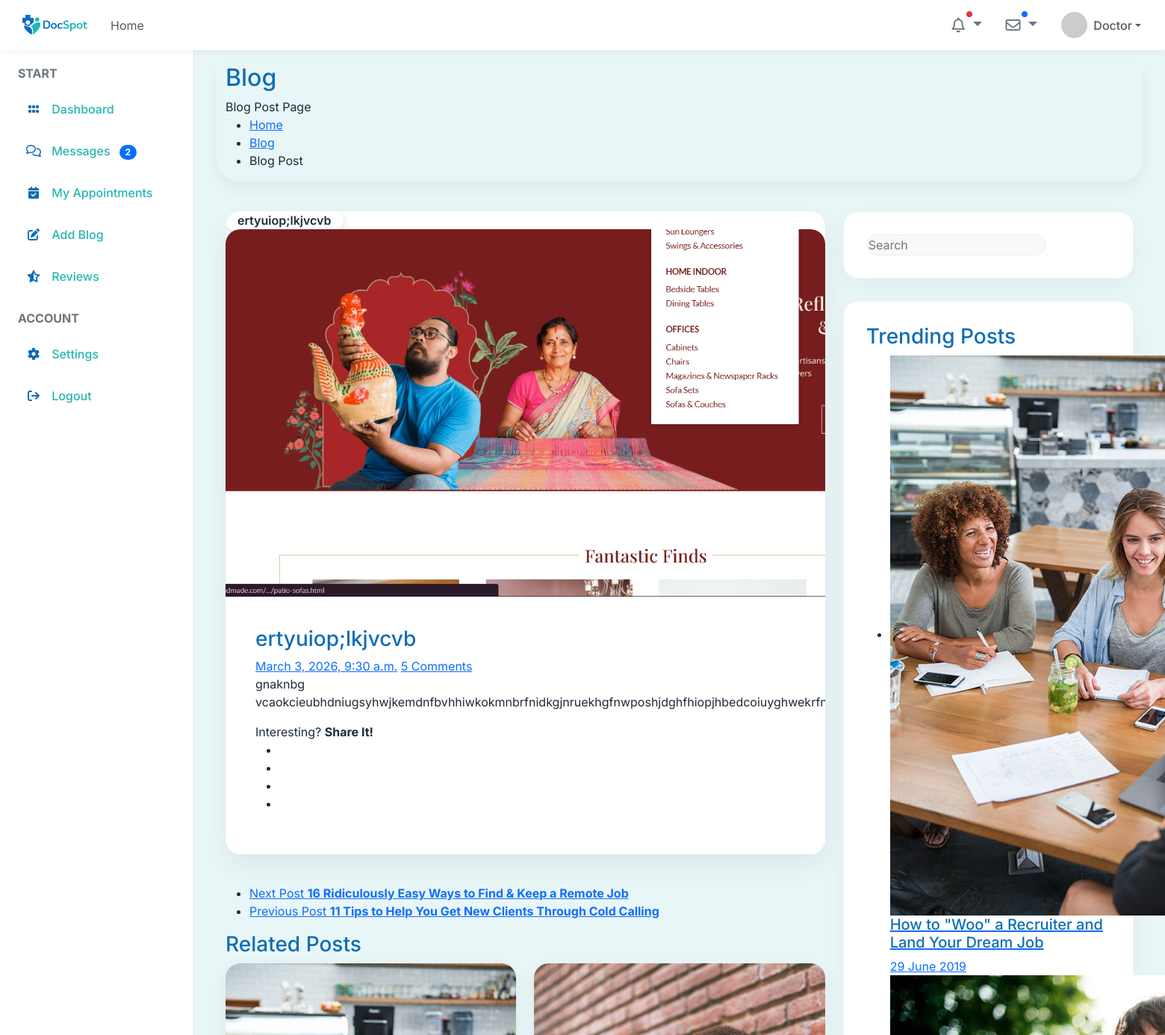
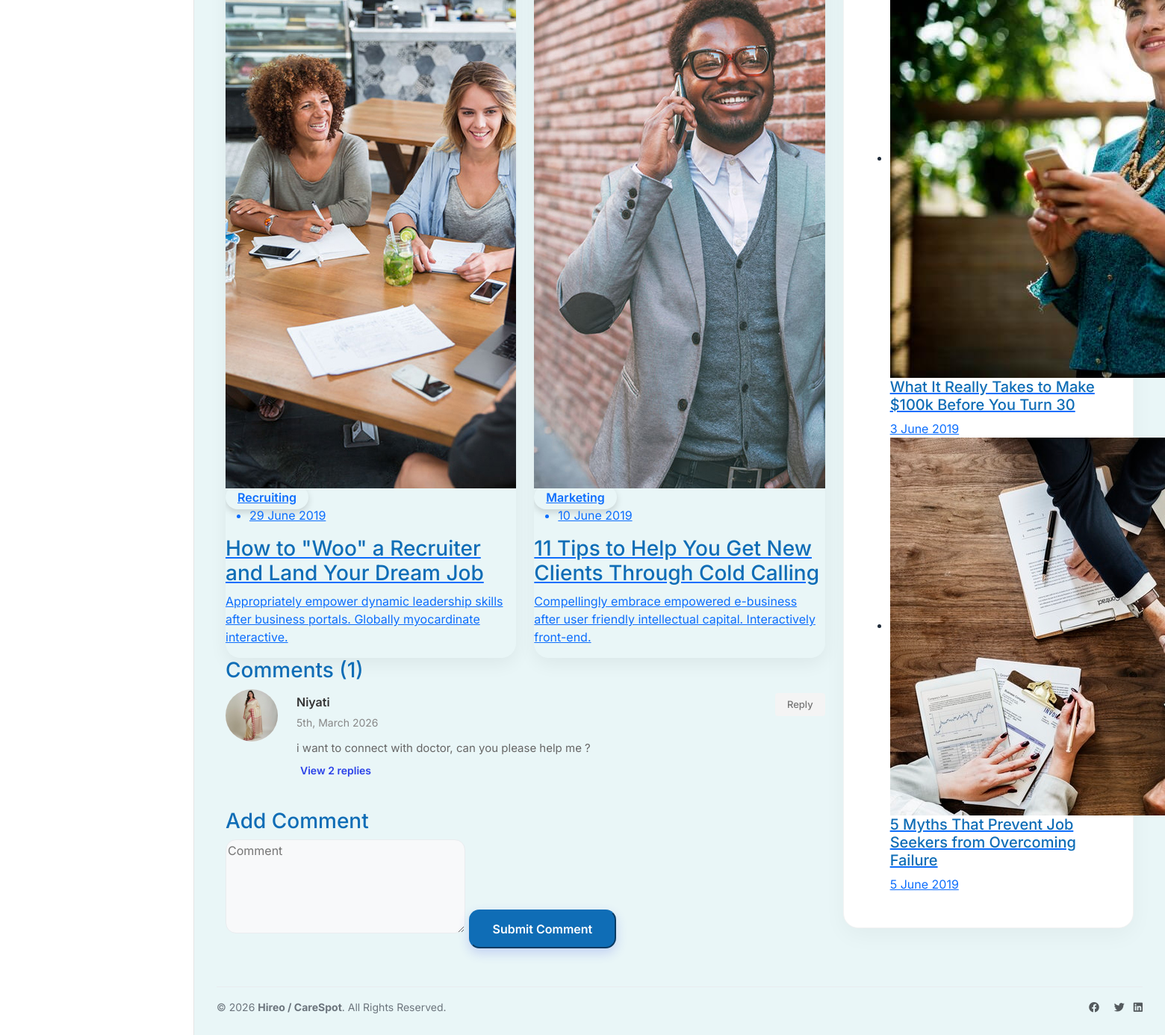
The page /doctorPostDetails/5/ on the database its author committed (2 pictures, top to bottom).
### user/models.py (models this page shows, shortened)
class tblDoctorPost(models.Model):
    doctorPostID=models.AutoField(primary_key=True)
    doctorID=models.ForeignKey(tblDoctor,on_delete=models.CASCADE)
    title=models.TextField(max_length=100)
    description=models.TextField(max_length=500)
    thumbnail=models.ImageField(upload_to='images/')
    createDT=models.DateTimeField(auto_now_add=True)

class tblComments(models.Model):
    commentsID=models.AutoField(primary_key=True)
    comment=models.TextField(max_length=500)
    userID=models.ForeignKey(tblUser,on_delete=models.CASCADE)
    doctorPostID=models.ForeignKey(tblDoctorPost,on_delete=models.CASCADE)
    createdDT=models.DateTimeField(auto_now_add=True)
    parent = models.ForeignKey('self', on_delete=models.CASCADE, null=True, blank=True,related_name='replies')

class tblUser(models.Model):
    userID=models.AutoField(primary_key=True)
    userName=models.TextField(max_length=50)
    password=models.TextField(max_length=10)
    registrationDT=models.DateTimeField(auto_now_add=True)
    profilePic=models.ImageField(upload_to='images/')
    email=models.TextField(max_length=100)
    mobileNumber=models.TextField(max_length=15)
    cityID=models.ForeignKey(tblCity,on_delete=models.CASCADE)
    IsDoctor=models.BooleanField(default=False)

### user/views.py (the view, shortened to what this page needs)
# urls.py: path('doctorPostDetails/<int:id>/',views.doctorPostDetails , name='doctorPostDetails'),
def doctorPostDetails(request,id):
    data={
        "blogs":tblDoctorPost.objects.filter(doctorPostID=id),
        'comments':tblComments.objects.filter(doctorPostID=id, parent=None).order_by('-createdDT')
    }
    return render(request,'doctor_post_details.html',data)

### user/templates/doctor_post_details.html (shortened to what this page needs)
{% extends 'base.html' %}
{% block content %}
<div id="titlebar" class="gradient">
	<div class="container">
		<div class="row">
			<div class="col-md-12">
				<h2>Blog</h2>
				<span>Blog Post Page</span>
				<nav id="breadcrumbs" class="dark">
					<ul>
						<li><a href="#">Home</a></li>
						<li><a href="#">Blog</a></li>
						<li>Blog Post</li>
					</ul>
				</nav>
			</div>
		</div>
	</div>
</div>
<div class="container">
	<div class="row">
		<div class="col-xl-8 col-lg-8">
			<div class="blog-post single-post">
				{% for blog in blogs %}
				<div class="blog-post-thumbnail">
					<div class="blog-post-thumbnail-inner">
						<span class="blog-item-tag">{{blog.title}}</span>
						<img src="{{blog.thumbnail.url}}" alt="">
					</div>
				</div>
				<div class="blog-post-content">
					<h3 class="margin-bottom-10">{{blog.title}}</h3>
					<div class="blog-post-info-list margin-bottom-20">
						<a href="#" class="blog-post-info">{{blog.createDT}}</a>
						<a href="#"  class="blog-post-info">5 Comments</a>
					</div>
					<p>{{blog.description}}</p>
					<div class="share-buttons margin-top-25">
						<div class="share-buttons-content">
							<span>Interesting? <strong>Share It!</strong></span>
							<ul class="share-buttons-icons">
								<li><a href="#" data-button-color="#3b5998" title="Share on Facebook" data-tippy-placement="top"></a></li>
								<li><a href="#" data-button-color="#1da1f2" title="Share on Twitter" data-tippy-placement="top"></a></li>
								<li><a href="#" data-button-color="#dd4b39" title="Share on Google Plus" data-tippy-placement="top"></a></li>
								<li><a href="#" data-button-color="#0077b5" title="Share on LinkedIn" data-tippy-placement="top"></a></li>
							</ul>
						</div>
					</div>
				</div>
			</div>
			{% endfor %}
			<ul id="posts-nav" class="margin-top-0 margin-bottom-40">
				<li class="next-post">
					<a href="#">
						<span>Next Post</span>
						<strong>16 Ridiculously Easy Ways to Find & Keep a Remote Job</strong>
					</a>
				</li>
				<li class="prev-post">
					<a href="#">
						<span>Previous Post</span>
						<strong>11 Tips to Help You Get New Clients Through Cold Calling</strong>
					</a>
				</li>
			</ul>
			<div class="row">
				<div class="col-xl-12">
					<h3 class="margin-top-40 margin-bottom-35">Related Posts</h3>
				</div>
				<div class="col-xl-6">
					<a href="pages-blog-post.html" class="blog-compact-item-container">
						<div class="blog-compact-item">
							<img src="static/images/blog-02a.jpg" alt="">
							<span class="blog-item-tag">Recruiting</span>
							<div class="blog-compact-item-content">
								<ul class="blog-post-tags">
									<li>29 June 2019</li>
								</ul>
								<h3>How to "Woo" a Recruiter and Land Your Dream Job</h3>
								<p>Appropriately empower dynamic leadership skills after business portals. Globally myocardinate interactive.</p>
							</div>
						</div>
					</a>
				</div>
				<div class="col-xl-6">
					<a href="pages-blog-post.html" class="blog-compact-item-container">
						<div class="blog-compact-item">
							<img src="images/blog-03a.jpg" alt="">
							<span class="blog-item-tag">Marketing</span>
							<div class="blog-compact-item-content">
								<ul class="blog-post-tags">
									<li>10 June 2019</li>
								</ul>
								<h3>11 Tips to Help You Get New Clients Through Cold Calling</h3>
								<p>Compellingly embrace empowered e-business after user friendly intellectual capital. Interactively front-end.</p>
							</div>
						</div>
					</a>
				</div>
			</div>
			<div class="row">
				<div class="col-xl-12">
					<section class="comments">
						<h3 class="margin-top-45 margin-bottom-40">Comments <span class="comments-amount">({{comments.count}})</span></h3>
						<ul>
							{% include "comment_node.html" %}
						 </ul>
					</section>
				</div>
			</div>
			<div class="row">
				<div class="col-xl-12">
					<h3 class="margin-top-35 margin-bottom-30">Add Comment</h3>
					<form method="post" id="add-comment">{% csrf_token %}
						<textarea name="comment" id="comment-text" cols="30" rows="5" placeholder="Comment" required></textarea>
						<input type="submit" class="button button-sliding-icon ripple-effect margin-bottom-40" form="add-comment" name="btnComment" value="Submit Comment">
					</form>
				</div>
			</div>
		</div>
		<div class="col-xl-4 col-lg-4 content-left-offset">
			<div class="sidebar-container">
				<div class="sidebar-widget margin-bottom-40">
					<div class="input-with-icon">
						<input id="autocomplete-input" type="text" placeholder="Search">
					</div>
				</div>
				<div class="sidebar-widget">
					<h3>Trending Posts</h3>
					<ul class="widget-tabs">
						<li>
							<a href="#" class="widget-content active">
								<img src="images/blog-02a.jpg" alt="">
								<div class="widget-text">
									<h5>How to "Woo" a Recruiter and Land Your Dream Job</h5>
									<span>29 June 2019</span>
								</div>
							</a>
						</li>
						<li>
							<a href="#" class="widget-content">
								<img src="images/blog-07a.jpg" alt="">
								<div class="widget-text">
									<h5>What It Really Takes to Make $100k Before You Turn 30</h5>
									<span>3 June 2019</span>
								</div>
							</a>
						</li>
						<li>
							<a href="#" class="widget-content">
								<img src="images/blog-04a.jpg" alt="">
								<div class="widget-text">
									<h5>5 Myths That Prevent Job Seekers from Overcoming Failure</h5>
									<span>5 June 2019</span>
								</div>
							</a>
						</li>
					</ul>
				</div>
			</div>
		</div>
	</div>
</div>
{% endblock %}

### user/templates/comment_node.html (shortened to what this page needs)
{% for comment in comments %}
<li class="comment-node">
	<div class="comment-wrap">
		<div class="avatar-col">
			<div class="avatar">
				{% if comment.userID.profilePic %}
				<img src="{{comment.userID.profilePic.url}}" alt="">
				{% else %}
				<img src="/static/images/user-avatar-placeholder.png" alt="">
				{% endif %}
			</div>
		</div>
		<div class="content-col">
			<div class="comment-by">
				<span class="user-name">{{comment.userID.userName}}</span>
				<span class="date">{{comment.createdDT|date:"jS, F Y"}}</span>
				<a href="#add-comment" class="reply" onclick="document.getElementById('parent_id').value='{{comment.commentsID}}'; document.getElementById('comment-text').focus(); document.getElementById('replying-to').style.display='block'; document.getElementById('reply-user').innerText='{{comment.userID.userName}}';"> Reply</a>
			</div>
			<div class="comment-text">
				<p>{{comment.comment}}</p>
			</div>
		</div>
	</div>
	{% if comment.replies.all %}
		{% if comment.replies.all|length >= 2 %}
		<div class="toggle-replies" style="padding-left: 95px; margin-top: 5px; margin-bottom: 25px;">
			<a href="javascript:void(0)" onclick="toggleReplies('replies-{{comment.commentsID}}', this)" style="color: #2a41e8; font-weight: 600; font-size: 14px; text-decoration: none;">
				View {{ comment.replies.all|length }} replies
			</a>
		</div>
		{% else %}
		<ul class="replies" id="replies-{{comment.commentsID}}">
			{% include "comment_node.html" with comments=comment.replies.all %}
		</ul>
		{% endif %}
	{% endif %}
</li>
{% endfor %}

### user/static/css/docspot-theme.css (style rules this page uses)
:root { --primary-color: #0F6DB6; --primary-dark: #0A5FA1; --secondary-color: #23B6B3; --accent-color: #3ED1C8; --background-color: #F4FAFB; --card-color: #FFFFFF; --text-color: #1E2A38; }
body { background-color: var(--background-color) !important; color: var(--text-color) !important; }
h1, h2, h3, h4, h5, h6, .h1, .h2, .h3, .h4, .h5, .h6 { color: #0F6DB6 !important; }
.btn-primary, .btn-secondary, .btn-success, .btn-info, .button, .btn { background-color: #0F6DB6 !important; border-color: #0F6DB6 !important; color: #ffffff !important; }
a { color: var(--primary-color); }

### user/templates/base.html (style rules this page uses)
:root { --bg-light: var(--background-color, #F4FAFB); --sidebar-width: 260px; }
body { font-family: 'Inter', sans-serif; background-color: var(--bg-light); overflow-x: hidden; }

### user/templates/doctor_post_details.html (style rules this page uses)
.blog-post.single-post { box-shadow: 0 15px 35px rgba(0,0,0,0.06); border-radius: 20px; overflow: hidden; background: #fff; border: none; margin-bottom: 40px; }
.blog-post-thumbnail img { width: 100%; border-radius: 20px 20px 0 0; }
.blog-post-content { padding: 40px; }
.blog-item-tag { border-radius: 20px !important; padding: 6px 16px !important; font-weight: 600 !important; box-shadow: 0 4px 10px rgba(0,0,0,0.15); }
.sidebar-widget { background: #fff; border-radius: 20px; padding: 30px; box-shadow: 0 10px 30px rgba(0,0,0,0.04); border: 1px solid #f2f2f2; margin-bottom: 30px; }
.widget-content { border-radius: 12px; transition: background-color 0.3s, transform 0.2s; }
.blog-compact-item { border-radius: 20px !important; box-shadow: 0 8px 25px rgba(0,0,0,0.06) !important; overflow: hidden; transition: transform 0.3s ease, box-shadow 0.3s ease !important; border: none !important; }
.comments ul { list-style: none; padding: 0; margin: 0; }
.comment-node { background: transparent; border-radius: 0; padding: 0; margin-bottom: 40px; box-shadow: none; border: none; position: relative; }
.comment-wrap { display: flex; gap: 25px; }
.avatar-col { width: 70px; flex-shrink: 0; display: flex; flex-direction: column; align-items: center; }
.comments .avatar { width: 70px; height: 70px; border-radius: 50%; overflow: hidden; flex-shrink: 0; background: #f4f4f4; display: flex; align-items: center; justify-content: center; }
.comments .avatar img { width: 100%; height: 100%; object-fit: cover; }
.content-col { flex-grow: 1; padding-top: 5px; min-width: 0; }
.comments .comment-by { font-size: 16px; margin-bottom: 12px; display: flex; flex-direction: column; position: relative; font-weight: 600; color: #333; }
.comments .comment-by .date { color: #888; font-weight: 400; margin-top: 5px; font-size: 14px; }
.comments .comment-by .reply { position: absolute; right: 0; top: 0; background: #f4f4f4; color: #777; padding: 6px 16px; border-radius: 4px; font-size: 13px; font-weight: 500; text-decoration: none; transition: background 0.2s; }
.comments .comment-text p { color: #666; font-size: 15px; line-height: 1.6; margin: 0; }
.avatar-col { position: relative; }
.button, input[type="submit"] { border-radius: 14px !important; font-weight: 600 !important; box-shadow: 0 6px 15px rgba(42, 65, 232, 0.2) !important; transition: transform 0.2s, box-shadow 0.2s !important; padding: 12px 30px !important; }
textarea, input[type="text"] { border-radius: 14px !important; background-color: #f8f9fa !important; border: 1.5px solid #e9ecef !important; transition: all 0.3s ease !important; }
#titlebar { border-bottom-left-radius: 30px; border-bottom-right-radius: 30px; box-shadow: 0 10px 20px rgba(0,0,0,0.05); margin-bottom: 40px; }

### rows shown on the page
tblDoctorPost: title "ertyuiop;lkjvcvb", thumbnail (picture), createDT "March 3, 2026, 9:30 a.m.", description "gnaknbg…"
tblComments: userID.profilePic (picture), userID.userName "Niyati", createdDT "5th, March 2026", comment "i want to connect with doctor, can you please help me ?", replies.all|length "2"

### other values the page prints
{{ request.session.displayName|default:"Doctor" }} "Doctor"
{{ comments.count }} "1"
